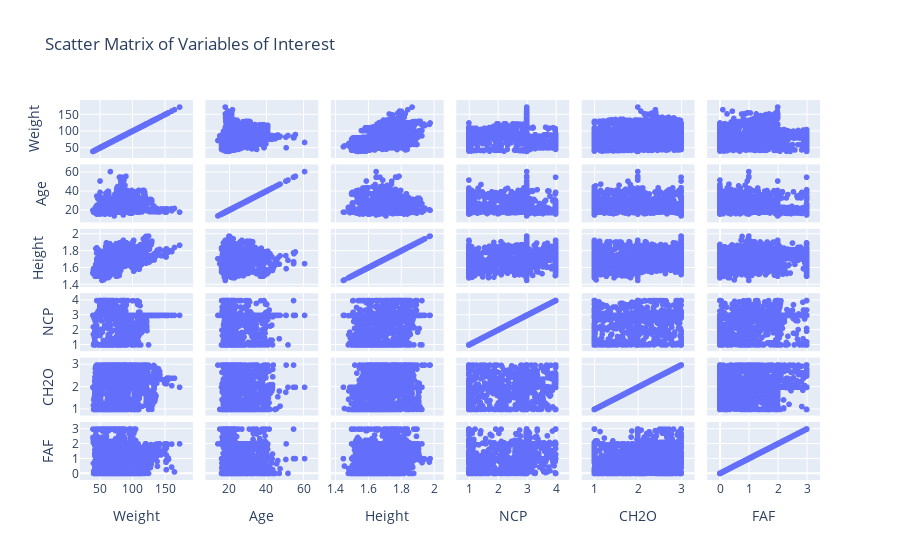

Notebook code cell kept with this figure:
### Markdown cell above
3. Correlation matrix and plot the scatter matrix of variables of interest and their interpretation.

### Code cell
correlation_matrix = df[variables_to_analyze].corr()
print("Correlation matrix:\n", correlation_matrix)

sns.pairplot(df[variables_to_analyze])
plt.suptitle('Scatter Matrix of Variables of Interest')
plt.show()

import plotly.express as px

fig = px.scatter_matrix(df[variables_to_analyze],
                        dimensions=variables_to_analyze,
                        title="Scatter Matrix of Variables of Interest")
fig.show()

### Figure 1 — Plotly figure (JSON) as saved in the notebook; plotly's stock layout.template omitted (floating-point values rounded to 4 significant figures; data arrays with more than 128 entries replaced by an {"elided": "..."} marker saying what was removed)
{"data": [{"dimensions": [{"axis": {"matches": true}, "label": "Weight", "values": {"elided": "2111 float values"}}, {"axis": {"matches": true}, "label": "Age", "values": {"elided": "2111 float values"}}, {"axis": {"matches": true}, "label": "Height", "values": {"elided": "2111 float values"}}, {"axis": {"matches": true}, "label": "NCP", "values": {"elided": "2111 float values"}}, {"axis": {"matches": true}, "label": "CH2O", "values": {"elided": "2111 float values"}}, {"axis": {"matches": true}, "label": "FAF", "values": {"elided": "2111 float values"}}], "hovertemplate": "%{xaxis.title.text}=%{x}<br>%{yaxis.title.text}=%{y}<extra></extra>", "legendgroup": "", "marker": {"color": "#636efa", "symbol": "circle"}, "name": "", "showlegend": false, "type": "splom"}], "layout": {"dragmode": "select", "legend": {"tracegroupgap": 0}, "title": {"text": "Scatter Matrix of Variables of Interest"}}}
